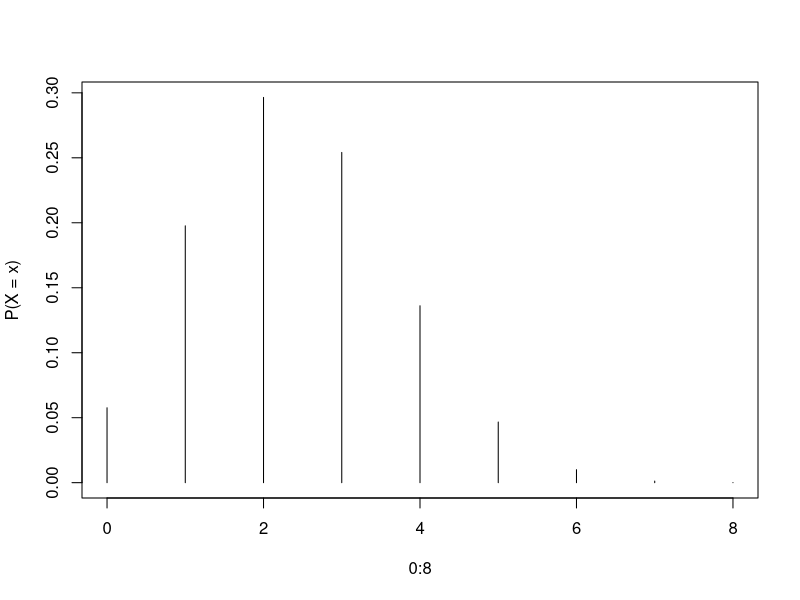
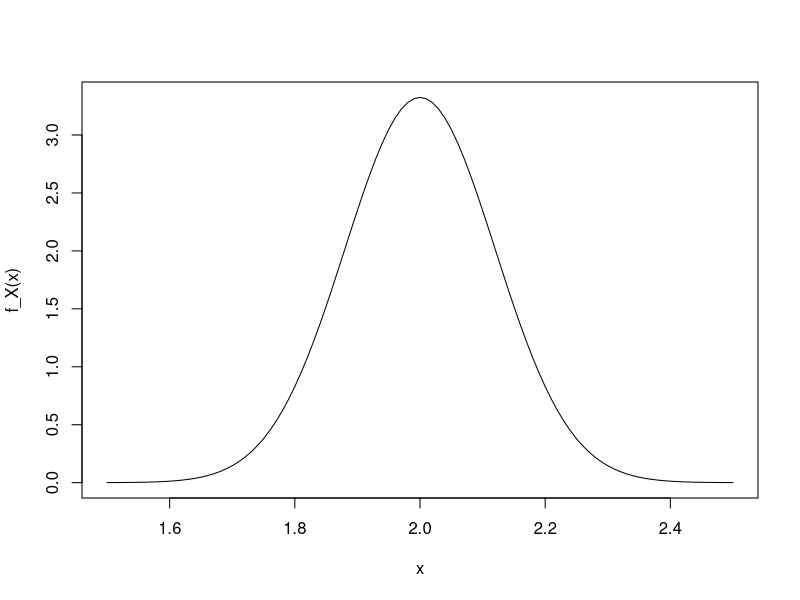
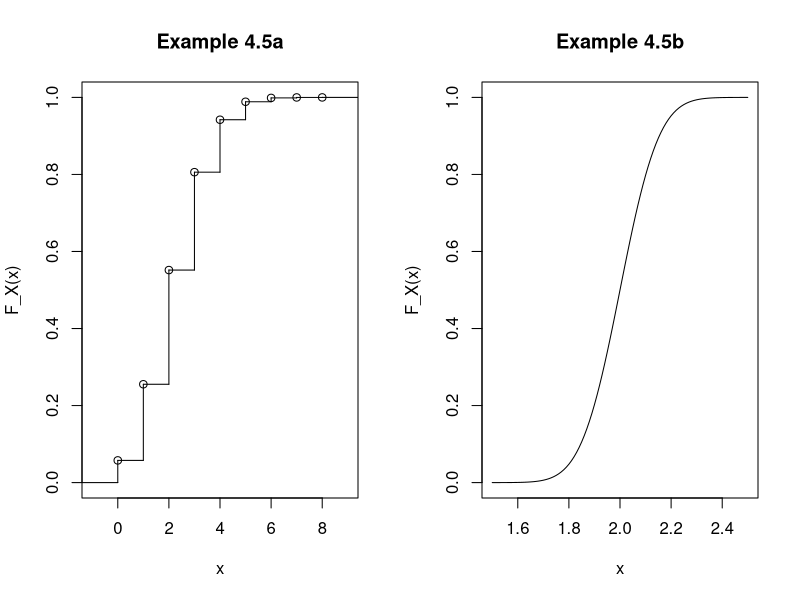
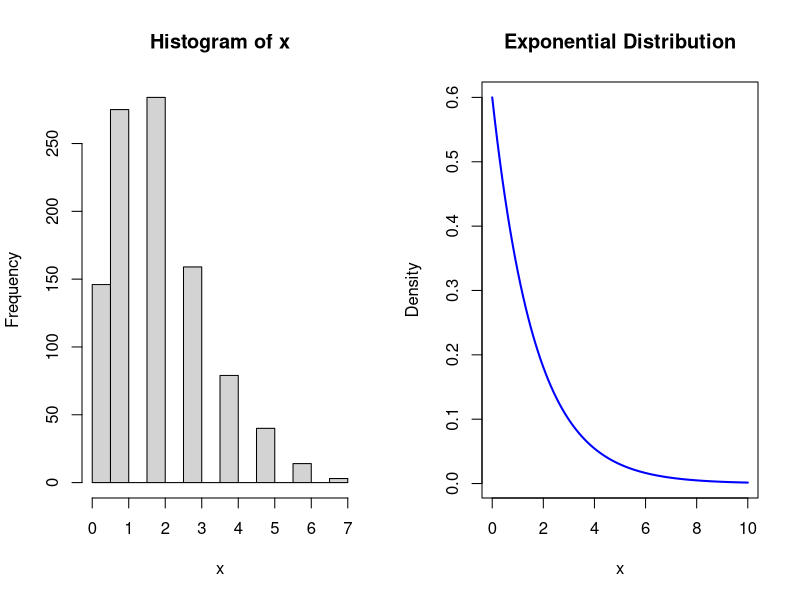
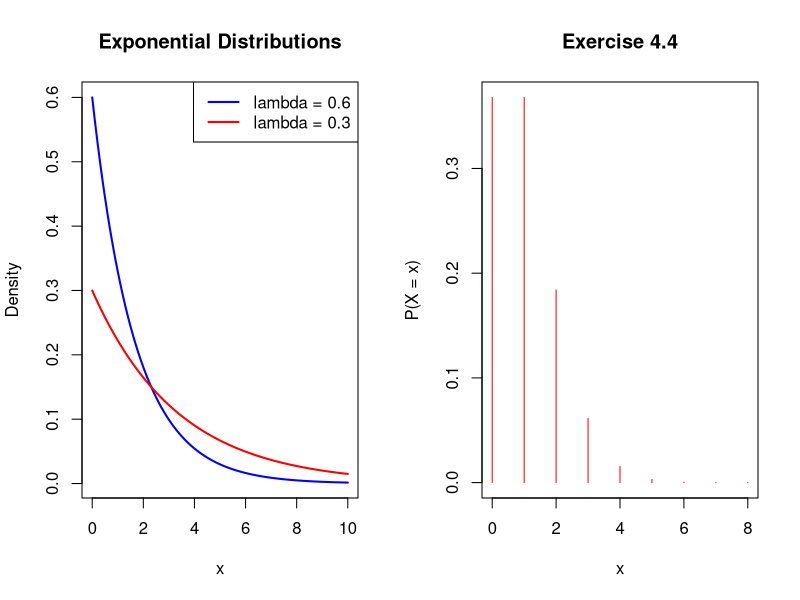
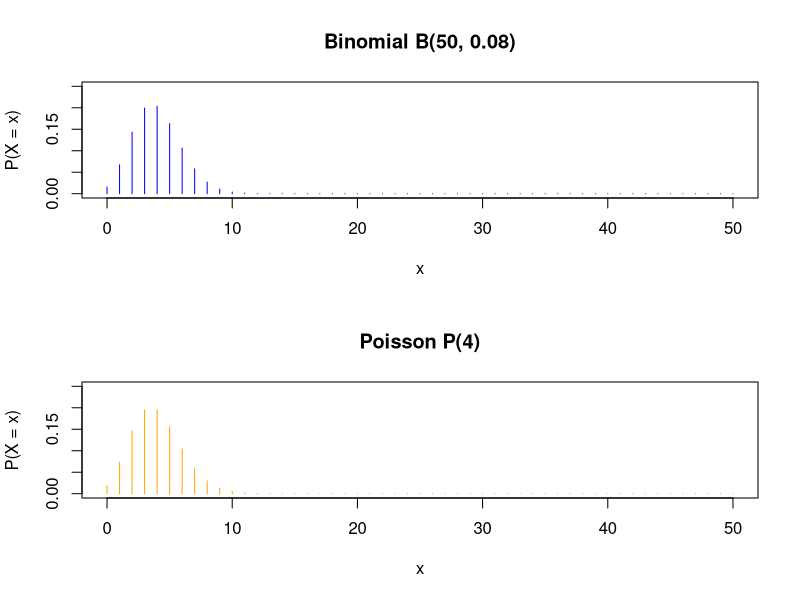
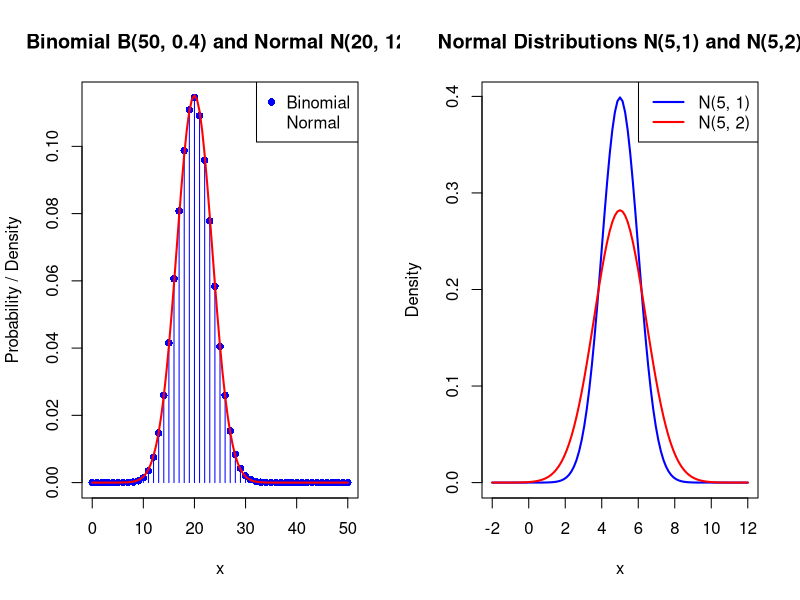
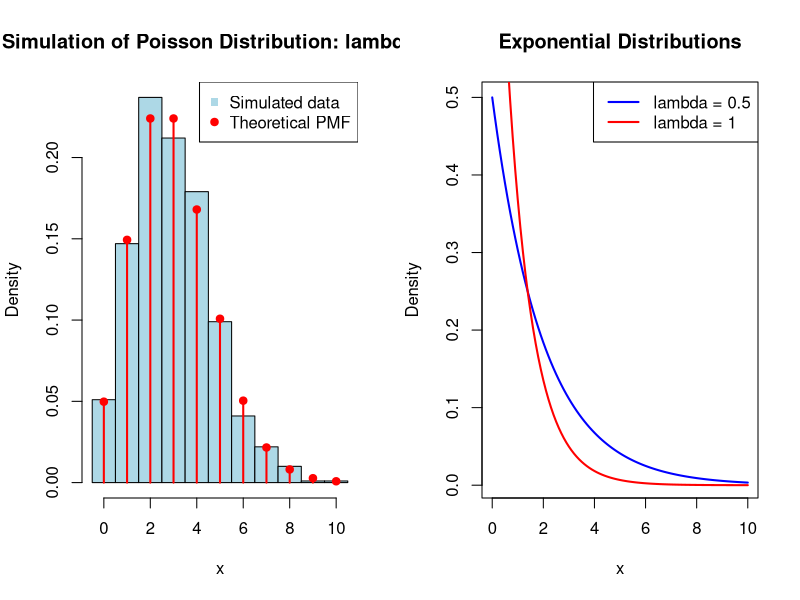

The R script that drew these images, in order:
### Example 4.1
# a)
dbinom(4, 8, 0.3)
# b)
dnorm(1.7, 2, 0.12)


### Example 4.2
# a)
dbinom(c(4, 6), 8, 0.3)
# b)
dexp(2, c(1, 2, 3))



### Example 4.3
# a)
plot(0:8, dbinom(0:8, 8, 0.3), type = "h", ylab = "P(X = x)")
# b)
curve(dnorm(x, 2, 0.12), from = 1.5, to = 2.5, ylab = "f_X(x)")


### Example 4.4
# a)
pbinom(4, 8, 0.3)
# b)
pnorm(2.1, 2, 0.12)
# c)
pexp(2, 3, lower.tail = FALSE)


### Example 4.5
par(mfrow = c(1,2))
# a)
plot(stepfun(0:8, c(0, pbinom(0:8, 8, 0.3))), xlab = "x", ylab = "F_X(x)", main = "Example 4.5a")
# b)
curve(pnorm(x, 2, 0.12), from = 1.5, to = 2.5,xlab = "x", ylab = "F_X(x)", main = "Example 4.5b")


### Example 4.6
# a)
qbinom(0.25, 8, 0.3)
# b)
qnorm(0.975, 2, 0.12)


### Example 4.7
# a)
x = rpois(1000, 2)
hist(x)
# b)
sum(rbinom(80, 1, 0.02))
# c)
rnorm(15, 2, 0.12)


### Exercise 4.3 
# a)
curve(dexp(x, rate = 0.6), from = 0, to = 10, col = "blue", lwd = 2,
      main = "Exponential Distribution", xlab = "x", ylab = "Density")
# b)
curve(dexp(x, rate = 0.6), from = 0, to = 10, col = "blue", lwd = 2,
      main = "Exponential Distributions", xlab = "x", ylab = "Density")
curve(dexp(x, rate = 0.3), from = 0, to = 10, col = "red", lwd = 2, add = TRUE)
legend("topright", legend = c("lambda = 0.6", "lambda = 0.3"), col = c("blue", "red"), lwd = 2)

# c)
area_06 = pexp(10, rate = 0.6) - pexp(0, rate = 0.6)
area_03 = pexp(10, rate = 0.3) - pexp(0, rate = 0.3)
cat("Area w.r.t lambda = 0.6 is", area_06, "\n")
cat("Area w.r.t lambda = 0.3 is", area_03, "\n")


### Exercise 4.4
plot(0:8, dpois(0:8, lambda = 1), type = "h", col = "red", xlab = "x", ylab = "P(X = x)", 
     main = "Exercise 4.4")


### Exercise 4.6
old_par = par(no.readonly = TRUE)
par(mfrow = c(2, 1))
plot(0:50, dbinom(0:50, size = 50, prob = 0.08), type = "h", col = "blue", ylim = c(0, 0.25),
     main = "Binomial B(50, 0.08)", xlab = "x", ylab = "P(X = x)")

plot(0:50, dpois(0:50, lambda = 4), type = "h", col = "orange", ylim = c(0, 0.25), 
     main = "Poisson P(4)", xlab = "x", ylab = "P(X = x)")
par(old_par)


### Exercise 4.7
n = 50
p = 0.4
mu = n * p
variance = n * p * (1 - p)
sigma = sqrt(variance)

x = 0:n
prob = dbinom(x, size = n, prob = p)
plot(x, prob, type = "h", col = "blue", main = "Binomial B(50, 0.4) and Normal N(20, 12)",
     xlab = "x", ylab = "Probability / Density")
points(x, prob, pch = 16, col = "blue")
curve(dnorm(x, mean = mu, sd = sigma), from = 0, to = 50, add = TRUE, col = "red", lwd = 2)
legend("topright", legend = c("Binomial", "Normal"), col = c("blue", "red"), pch = c(16, NA))


### Exercose 4.8
p1 = dbinom(5, size = 10, prob = 0.4)
p2 = dbinom(5, size = 10, prob = 0.6)
cat("For X ~ B(10, 0.4), then P(X = 5) = ", p1, "\n")
cat("For X ~ B(10, 0.6), then P(X = 5) = ", p2, "\n")


### Exercise 4.9 
# Method 1
p1 = sum(dbinom(4:8, size = 12, prob = 0.5))
# Method 2
p2 = pbinom(8, size = 12, prob = 0.5) - pbinom(3, size = 12, prob = 0.5)
cat("Method 1:", p1, "\n")
cat("Method 2:", p2, "\n")


### Exercise 4.10
curve(dnorm(x, mean = 5, sd = sqrt(1)), from = -2, to = 12,
      col = "blue", lwd = 2, main = "Normal Distributions N(5,1) and N(5,2)",
      xlab = "x", ylab = "Density")
curve(dnorm(x, mean = 5, sd = sqrt(2)), from = -2, to = 12,
      col = "red", lwd = 2, add = TRUE)
legend("topright", legend = c("N(5, 1)", "N(5, 2)"), col = c("blue", "red"), lwd = 2)


### Exercise 4.11
q1 = qnorm(0.025, mean = 0, sd = 1)
q2 = qnorm(0.975, mean = 0, sd = 1)
cat("Quantile 0.025:", q1, "\n")
cat("Quantile 0.975:", q2, "\n")


### Exercise 4.12 
set.seed(123)
x = rpois(1000, lambda = 3)
hist(x, breaks = seq(-0.5, max(x) + 0.5, by = 1), probability = TRUE,
     col = "lightblue", main = "Simulation of Poisson Distribution: lambda=3",
     xlab = "x", ylab = "Density")

values = 0:max(x)
points(values, dpois(values, lambda = 3), col = "red", pch = 19)
lines(values, dpois(values, lambda = 3), col = "red", type = "h", lwd = 2)
legend("topright", legend = c("Simulated data", "Theoretical PMF"),
       col = c("lightblue", "red"), pch = c(15, 19))


### Exercise 4.13 
prob = 1 - ppois(5, lambda = 2)
cat("P(X > 5) = ", prob)


### Exercise 4.14 
curve(dexp(x, rate = 0.5), from = 0, to = 10, col = "blue", lwd = 2,
      main = "Exponential Distributions", xlab = "x", ylab = "Density")
curve(dexp(x, rate = 1), from = 0, to = 10, col = "red", lwd = 2, add = TRUE)
legend("topright", legend = c("lambda = 0.5", "lambda = 1"),
       col = c("blue", "red"), lwd = 2)


### Exercise 4.15
prob = pexp(3, rate = 0.2)
cat("P(X <= 3) = ", prob)


### Exercise 4.16
set.seed(123)
x = rnorm(500, mean = 100, sd = sqrt(15))
proportion = mean(x >= 85 & x <= 115)
cat("The Simulated proportion in [85,115] is", proportion)


### Exercise 4.19 
x = 0:50
prob_binom = dbinom(x, size = 50, prob = 0.1)
prob_pois = dpois(x, lambda = 5)
plot(x, prob_binom, type = "h", lwd = 2, col = "blue", main = "Binomial B(50,0.1) vs Poisson P(5)",
     xlab = "x", ylab = "Probability")
points(x, prob_binom, col = "blue", pch = 16)
lines(x, prob_pois, type = "h", col = "red", lwd = 2)
points(x, prob_pois, col = "red", pch = 17)
legend("topright", legend = c("Binomial B(50, 0.1)", "Poisson P(5)"),
       col = c("blue", "red"), pch = c(16, 17), lwd = 2)
